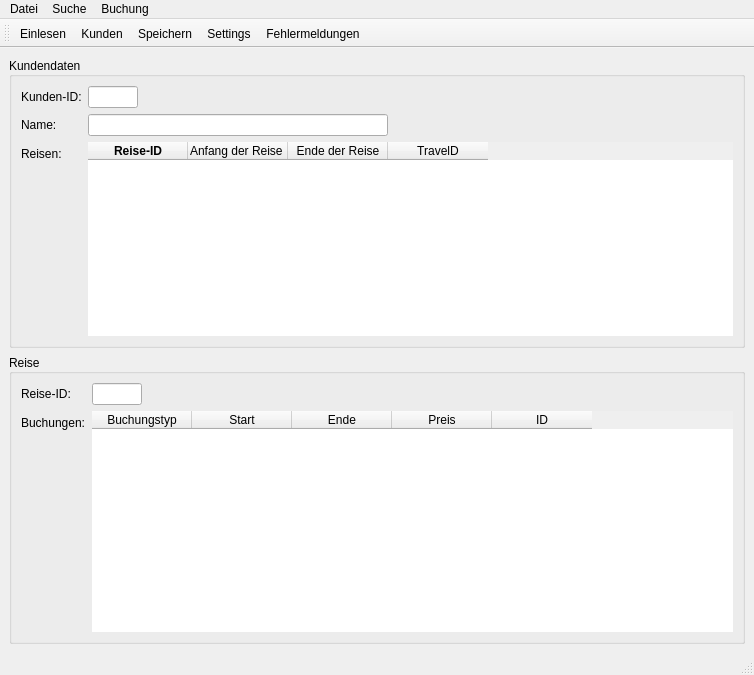
<?xml version="1.0" encoding="UTF-8"?>
<ui version="4.0">
 <class>TravelAgencyUI</class>
 <widget class="QMainWindow" name="TravelAgencyUI">
  <property name="geometry">
   <rect>
    <x>0</x>
    <y>0</y>
    <width>754</width>
    <height>675</height>
   </rect>
  </property>
  <property name="windowTitle">
   <string>TravelAgencyUI</string>
  </property>
  <widget class="QWidget" name="centralwidget">
   <layout class="QVBoxLayout" name="verticalLayout">
    <item>
     <widget class="QGroupBox" name="kundenGroupBox">
      <property name="sizePolicy">
       <sizepolicy hsizetype="Expanding" vsizetype="Expanding">
        <horstretch>0</horstretch>
        <verstretch>0</verstretch>
       </sizepolicy>
      </property>
      <property name="title">
       <string>Kundendaten</string>
      </property>
      <property name="alignment">
       <set>Qt::AlignLeading|Qt::AlignLeft|Qt::AlignVCenter</set>
      </property>
      <layout class="QFormLayout" name="formLayout">
       <property name="fieldGrowthPolicy">
        <enum>QFormLayout::ExpandingFieldsGrow</enum>
       </property>
       <property name="rowWrapPolicy">
        <enum>QFormLayout::DontWrapRows</enum>
       </property>
       <property name="labelAlignment">
        <set>Qt::AlignLeading|Qt::AlignLeft|Qt::AlignVCenter</set>
       </property>
       <item row="0" column="0">
        <widget class="QLabel" name="label">
         <property name="text">
          <string>Kunden-ID:</string>
         </property>
        </widget>
       </item>
       <item row="1" column="0">
        <widget class="QLabel" name="label_2">
         <property name="text">
          <string>Name:</string>
         </property>
        </widget>
       </item>
       <item row="1" column="1">
        <widget class="QLineEdit" name="nameLineEdit">
         <property name="maximumSize">
          <size>
           <width>300</width>
           <height>16777215</height>
          </size>
         </property>
         <property name="readOnly">
          <bool>true</bool>
         </property>
        </widget>
       </item>
       <item row="2" column="0">
        <widget class="QLabel" name="label_3">
         <property name="text">
          <string>Reisen:</string>
         </property>
        </widget>
       </item>
       <item row="0" column="1">
        <widget class="QLineEdit" name="idLineEdit">
         <property name="sizePolicy">
          <sizepolicy hsizetype="Fixed" vsizetype="Fixed">
           <horstretch>0</horstretch>
           <verstretch>0</verstretch>
          </sizepolicy>
         </property>
         <property name="minimumSize">
          <size>
           <width>20</width>
           <height>0</height>
          </size>
         </property>
         <property name="maximumSize">
          <size>
           <width>50</width>
           <height>16777215</height>
          </size>
         </property>
         <property name="readOnly">
          <bool>true</bool>
         </property>
        </widget>
       </item>
       <item row="2" column="1">
        <widget class="QTableWidget" name="ReisenTableWidget">
         <property name="enabled">
          <bool>true</bool>
         </property>
         <property name="frameShape">
          <enum>QFrame::NoFrame</enum>
         </property>
         <property name="editTriggers">
          <set>QAbstractItemView::NoEditTriggers</set>
         </property>
         <property name="selectionMode">
          <enum>QAbstractItemView::SingleSelection</enum>
         </property>
         <property name="selectionBehavior">
          <enum>QAbstractItemView::SelectRows</enum>
         </property>
         <property name="rowCount">
          <number>0</number>
         </property>
         <attribute name="horizontalHeaderStretchLastSection">
          <bool>false</bool>
         </attribute>
         <attribute name="verticalHeaderVisible">
          <bool>false</bool>
         </attribute>
         <column>
          <property name="text">
           <string>Reise-ID</string>
          </property>
          <property name="font">
           <font>
            <bold>true</bold>
           </font>
          </property>
         </column>
         <column>
          <property name="text">
           <string>Anfang der Reise </string>
          </property>
         </column>
         <column>
          <property name="text">
           <string>Ende der Reise</string>
          </property>
         </column>
         <column>
          <property name="text">
           <string>TravelD</string>
          </property>
         </column>
        </widget>
       </item>
      </layout>
     </widget>
    </item>
    <item>
     <widget class="QGroupBox" name="reiseGroupBox">
      <property name="enabled">
       <bool>true</bool>
      </property>
      <property name="sizePolicy">
       <sizepolicy hsizetype="Expanding" vsizetype="Expanding">
        <horstretch>0</horstretch>
        <verstretch>0</verstretch>
       </sizepolicy>
      </property>
      <property name="layoutDirection">
       <enum>Qt::LeftToRight</enum>
      </property>
      <property name="title">
       <string>Reise</string>
      </property>
      <property name="alignment">
       <set>Qt::AlignLeading|Qt::AlignLeft|Qt::AlignVCenter</set>
      </property>
      <layout class="QFormLayout" name="formLayout_2">
       <property name="fieldGrowthPolicy">
        <enum>QFormLayout::ExpandingFieldsGrow</enum>
       </property>
       <property name="labelAlignment">
        <set>Qt::AlignLeading|Qt::AlignLeft|Qt::AlignVCenter</set>
       </property>
       <item row="0" column="0">
        <widget class="QLabel" name="label_4">
         <property name="text">
          <string>Reise-ID:</string>
         </property>
        </widget>
       </item>
       <item row="0" column="1">
        <widget class="QLineEdit" name="reiseIdLineEdit">
         <property name="maximumSize">
          <size>
           <width>50</width>
           <height>16777215</height>
          </size>
         </property>
         <property name="readOnly">
          <bool>true</bool>
         </property>
        </widget>
       </item>
       <item row="1" column="0">
        <widget class="QLabel" name="label_5">
         <property name="text">
          <string>Buchungen:</string>
         </property>
        </widget>
       </item>
       <item row="1" column="1">
        <widget class="QTableWidget" name="BuchungenTableWidget">
         <property name="enabled">
          <bool>true</bool>
         </property>
         <property name="layoutDirection">
          <enum>Qt::LeftToRight</enum>
         </property>
         <property name="autoFillBackground">
          <bool>false</bool>
         </property>
         <property name="frameShape">
          <enum>QFrame::NoFrame</enum>
         </property>
         <property name="frameShadow">
          <enum>QFrame::Sunken</enum>
         </property>
         <property name="editTriggers">
          <set>QAbstractItemView::NoEditTriggers</set>
         </property>
         <property name="selectionMode">
          <enum>QAbstractItemView::SingleSelection</enum>
         </property>
         <property name="selectionBehavior">
          <enum>QAbstractItemView::SelectRows</enum>
         </property>
         <property name="showGrid">
          <bool>true</bool>
         </property>
         <property name="gridStyle">
          <enum>Qt::SolidLine</enum>
         </property>
         <property name="wordWrap">
          <bool>true</bool>
         </property>
         <property name="cornerButtonEnabled">
          <bool>true</bool>
         </property>
         <attribute name="horizontalHeaderShowSortIndicator" stdset="0">
          <bool>false</bool>
         </attribute>
         <attribute name="horizontalHeaderStretchLastSection">
          <bool>false</bool>
         </attribute>
         <attribute name="verticalHeaderVisible">
          <bool>false</bool>
         </attribute>
         <attribute name="verticalHeaderCascadingSectionResizes">
          <bool>false</bool>
         </attribute>
         <attribute name="verticalHeaderShowSortIndicator" stdset="0">
          <bool>false</bool>
         </attribute>
         <attribute name="verticalHeaderStretchLastSection">
          <bool>false</bool>
         </attribute>
         <column>
          <property name="text">
           <string>Buchungstyp</string>
          </property>
         </column>
         <column>
          <property name="text">
           <string>Start</string>
          </property>
         </column>
         <column>
          <property name="text">
           <string>Ende</string>
          </property>
         </column>
         <column>
          <property name="text">
           <string>Preis</string>
          </property>
         </column>
         <column>
          <property name="text">
           <string>ID</string>
          </property>
         </column>
        </widget>
       </item>
      </layout>
     </widget>
    </item>
   </layout>
  </widget>
  <widget class="QMenuBar" name="menubar">
   <property name="geometry">
    <rect>
     <x>0</x>
     <y>0</y>
     <width>754</width>
     <height>37</height>
    </rect>
   </property>
   <widget class="QMenu" name="menuMenu">
    <property name="title">
     <string>Datei</string>
    </property>
    <addaction name="actionEinlesen"/>
    <addaction name="actionSpeichern"/>
   </widget>
   <widget class="QMenu" name="menuSuche">
    <property name="title">
     <string>Suche</string>
    </property>
    <addaction name="actionKunden"/>
   </widget>
   <widget class="QMenu" name="menuBuchung">
    <property name="title">
     <string>Buchung</string>
    </property>
    <addaction name="actionHinzuf_gen"/>
    <addaction name="actionFehlermeldungen"/>
    <addaction name="actionAlle_checken"/>
   </widget>
   <addaction name="menuMenu"/>
   <addaction name="menuSuche"/>
   <addaction name="menuBuchung"/>
  </widget>
  <widget class="QStatusBar" name="statusbar"/>
  <widget class="QToolBar" name="toolBar">
   <property name="enabled">
    <bool>true</bool>
   </property>
   <property name="windowTitle">
    <string>toolBar</string>
   </property>
   <attribute name="toolBarArea">
    <enum>TopToolBarArea</enum>
   </attribute>
   <attribute name="toolBarBreak">
    <bool>false</bool>
   </attribute>
   <addaction name="actionEinlesen"/>
   <addaction name="actionKunden"/>
   <addaction name="actionSpeichern"/>
   <addaction name="actionHinzuf_gen"/>
   <addaction name="actionFehlermeldungen"/>
  </widget>
  <action name="actionEinlesen">
   <property name="icon">
    <iconset resource="recources.qrc">
     <normaloff>:/icon/open.png</normaloff>:/icon/open.png</iconset>
   </property>
   <property name="text">
    <string>Einlesen</string>
   </property>
   <property name="shortcut">
    <string>Ctrl+E</string>
   </property>
  </action>
  <action name="actionKunden">
   <property name="icon">
    <iconset resource="recources.qrc">
     <normaloff>:/icon/search.png</normaloff>:/icon/search.png</iconset>
   </property>
   <property name="text">
    <string>Kunden</string>
   </property>
   <property name="shortcut">
    <string>Ctrl+F</string>
   </property>
  </action>
  <action name="actionSpeichern">
   <property name="icon">
    <iconset resource="recources.qrc">
     <normaloff>:/icon/disk_718913.png</normaloff>:/icon/disk_718913.png</iconset>
   </property>
   <property name="text">
    <string>Speichern</string>
   </property>
   <property name="shortcut">
    <string>Ctrl+S</string>
   </property>
   <property name="autoRepeat">
    <bool>true</bool>
   </property>
   <property name="visible">
    <bool>true</bool>
   </property>
  </action>
  <action name="actionHinzuf_gen">
   <property name="enabled">
    <bool>true</bool>
   </property>
   <property name="icon">
    <iconset resource="recources.qrc">
     <normaloff>:/icon/add_11659161.png</normaloff>:/icon/add_11659161.png</iconset>
   </property>
   <property name="text">
    <string>Settings</string>
   </property>
  </action>
  <action name="actionFehlermeldungen">
   <property name="icon">
    <iconset resource="recources.qrc">
     <normaloff>:/icon/alerts.png</normaloff>:/icon/alerts.png</iconset>
   </property>
   <property name="text">
    <string>Fehlermeldungen</string>
   </property>
  </action>
  <action name="actionAlle_checken">
   <property name="text">
    <string>Alle checken</string>
   </property>
  </action>
 </widget>
 <resources>
  <include location="recources.qrc"/>
 </resources>
 <connections/>
</ui>
